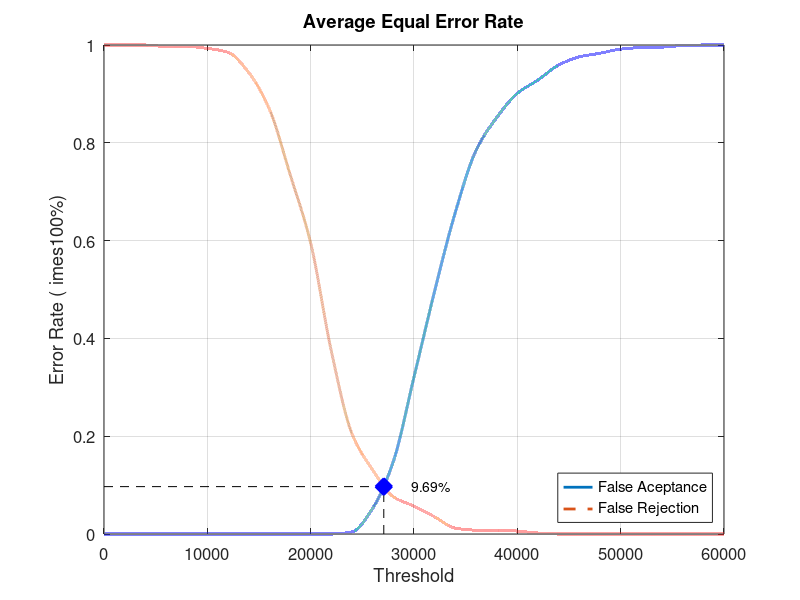
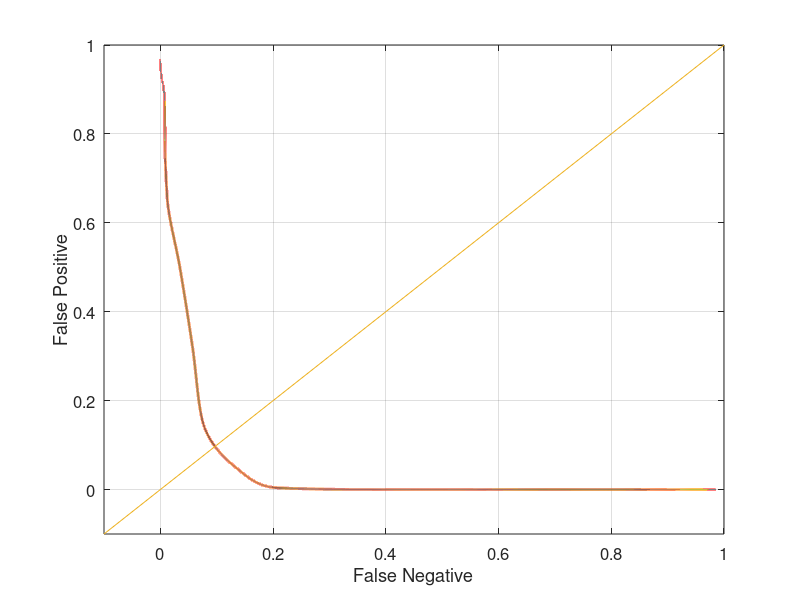

The MATLAB source for these figures, in order:
close all;
clear;
clc;
x = 0:2000:60000;
xq = 0:0.5:60000;

y0 = [0 0 0 0 0 0 0 0 0 0 0 0 0.00421053 0.0526316 0.148421 0.321053 0.496842 0.657895 0.784211 0.851579 0.901053 0.928421 0.958947 0.97579 0.983158 0.991579 0.994737 0.995789 0.998947 1 1]
yy0 = interp1(x, y0, xq, 'pchip');
y1 = [1 1 1 0.997 0.997 0.993 0.985 0.944 0.869 0.736 0.595 0.374 0.205 0.131 0.076 0.057 0.035 0.012 0.008 0.008 0.006 0.002 0 0 0 0 0 0 0 0 0]
yy1 = interp1(x, y1, xq, 'pchip');

% Calculating EER: 
y2 = abs(y0 - y1);
find(y2 == min(y2))
yy2 = abs(yy0 - yy1);
xEER = find(yy2 == min(yy2));
xEERIndex = xq(xEER) % X-axis EER
yEER = yy0(xEER) % Y-axis EER

main = figure
plot(xq, yy0,'-','LineWidth', 2);	hold on
plot(xq, yy1,'--','LineWidth', 2);	hold on
plot([xEERIndex xEERIndex], [0 yEER], 'k--');	hold on
plot([0 xEERIndex], [yEER yEER], 'k--');	hold on
plot(xEERIndex, yEER, 'bx', 'LineWidth', 10);	hold on
text(xEERIndex + 10 * xEERIndex / 100, yEER, [num2str(round((10000 * yEER)) / 100) '%'])
legend('False Aceptance', 'False Rejection', 'Location', 'SouthEast')
xlabel('Threshold')
ylabel('Error Rate (	imes100%)')
title('Average Equal Error Rate')
set(gca, 'FontSize', 12)
axis([0 60000 0 1])
grid on

print(main, 'Database4AverageMain', '-dpng');
FNRxFPR = figure('Color', [1 1 1]);
plot(yy1, yy0, '-', yy1, yy0, 'LineWidth', 2);
hold on
y = -0.1:0.1:1
plot(y, y); 
set(gca, 'FontSize', 12)
xlabel('False Negative')
ylabel('False Positive')
axis([-0.1 1 -0.1 1])
set(gca, 'FontSize', 12)
grid on

print(FNRxFPR, 'Database4AverageFNRxFPR','-dpng');
